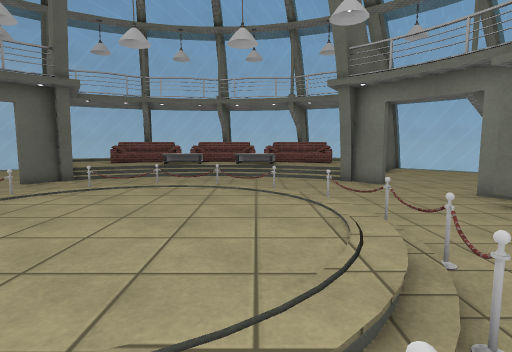
View 1 (above)

15 first-person views from a walk through a Unity game level. The camera is 1.5 m above the floor, tilts 6° down and sees 80° across. Doors are open. The floor is counted in squares, 1 m on a side. Each view is taken from the middle of a square. On the plan, view 1 faces up. The plan holds only what a view shows up to about 15 squares ahead; the rest is blank. Some surface patterns are stand-ins.

View 2
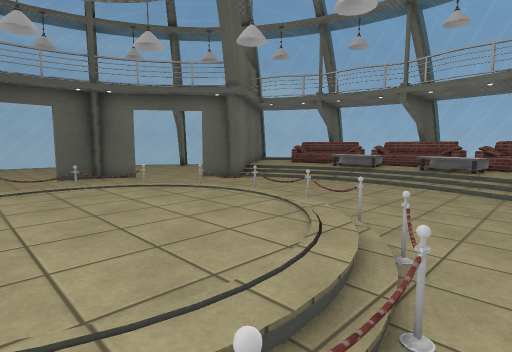

View 3
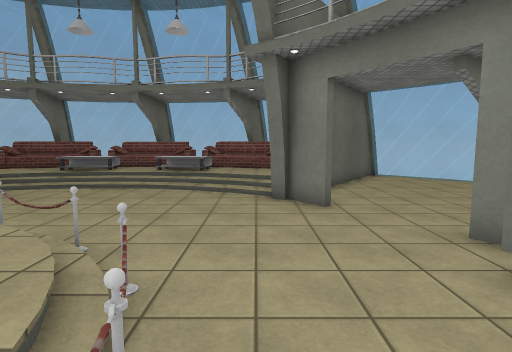

View 4
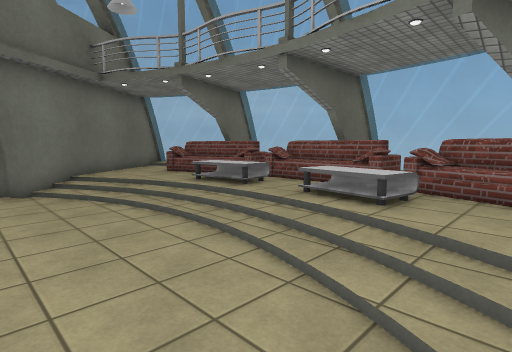

View 5
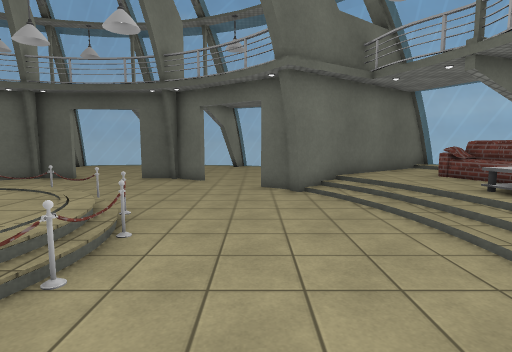

View 6
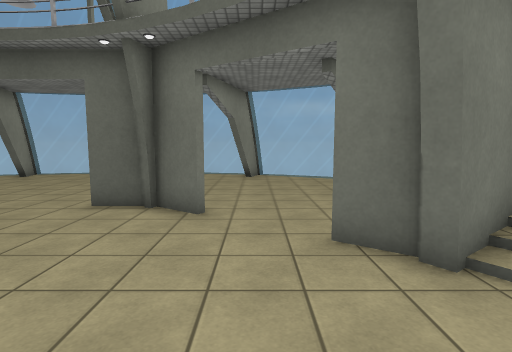

View 7
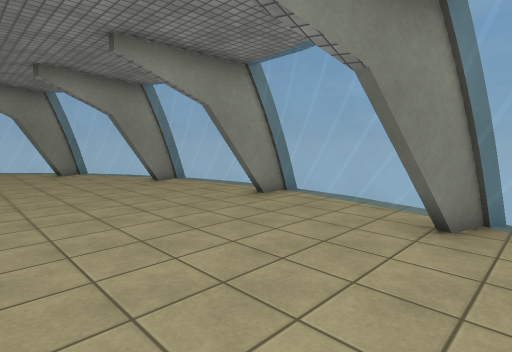

View 8
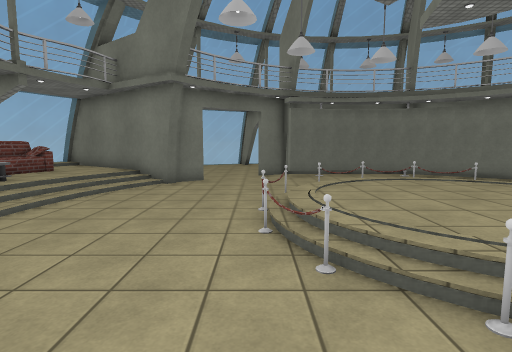

View 9
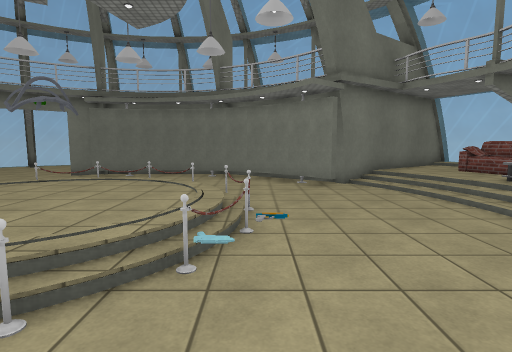

View 10
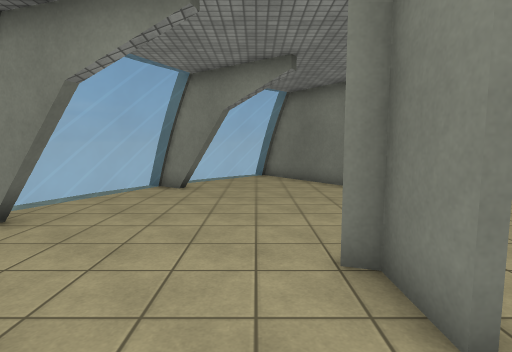

View 11
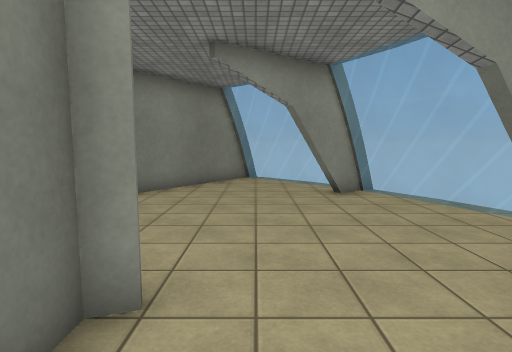

View 12
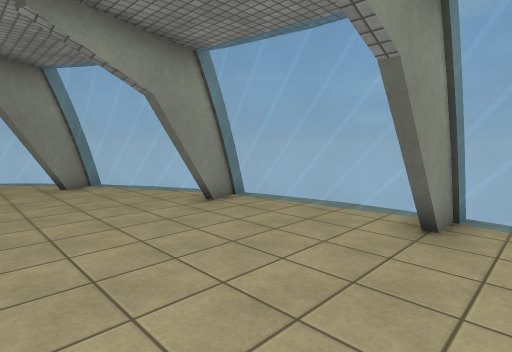

View 13
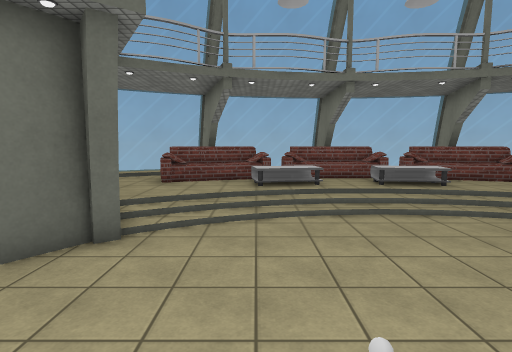

View 14
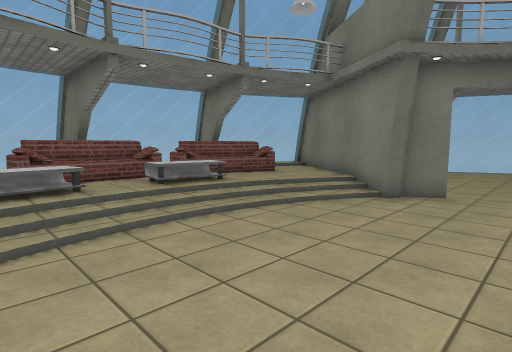

View 15
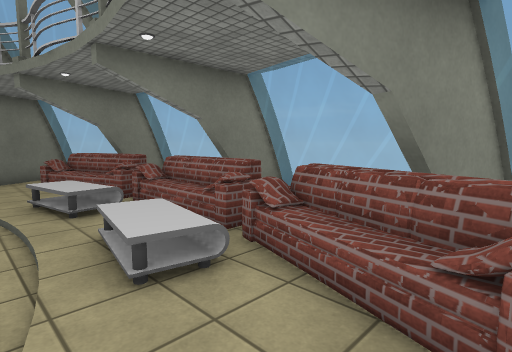

### Floor plan
Key: @ floor where view 1 was taken; # wall or solid block; . main floor; : floor 0.25 m higher than the main floor; + floor 0.5 m higher than the main floor; * floor 1 m higher than the main floor; / step, stairs or slope; D open door; = window, fence, low wall or low ledge; S sofa; G gun; O other object.
Columns run from 20 left of view 1 to 14 right of it. Each row starts with its distance up from view 1.
 22                #= #=
 21             == == # == =
 20           == #    # S  #
 19        ## =+ #SSSSSSSSS#   =##
 18       ==#+++SSSSS+++SSSSS+++#==
 17      ===##++S++/*/+/*/++S++##===
 16      ==..##++++///////++++##..==
 15    ##=....##++/////////++##....=
 14    ==#.....#//////.//////#.....
 13   #=.......##/........./##....
 12   ==........#...........#........=
 11   =.......DD#...........#DD.......=
 10  ##.......DD.............DD....
  9  ==#.....#D......OOO......D#
  8  =.......#......O+++O......#
  7  =.......#....O//+++//O...##
  6 #=......DD...../+++++/O...##
  5 #=#.....DD... O+++++++O....#
  4 #=#.....DD..  O+++++++O....#
  3  =......DD..   ## +++/....##
  2  =.......#..  =## ++//O...#
  1  =.......#.   ..:+++O.....#
  0  ==#.....#  . ..GOOO@....##
 -1  ##.......    ..........##
 -2   =.......    .........##
 -3   ==.......    ........##
 -4   #=.......     ......./#
 -5    ==#.....#     /./////##
 -6    ##=....##+ /////////++##
 -7      ==..##  ++///////++++##
 -8      ===.#  S++/*/+/* ++S++#
 -9       ==#   SSSSS   SSSSS++=#
-10        ##    #SSSSSSSSS#   =#
-11              #  S #    #
-12              =   =#    =
-13                   #

Where each view was taken, in squares from view 1:
view 1: 0 up, 0 right, facing up
view 2: 3 up, 3 right, facing up-left
view 3: 4 up, 3 right, facing up
view 4: 11 up, 3 right, facing up-left
view 5: 11 up, 2 right, facing left
view 6: 10 up, 4 left, facing left
view 7: 11 up, 12 left, facing down-left
view 8: 9 up, 8 left, facing right
view 9: 0 up, 8 left, facing right
view 10: 4 up, 13 left, facing up
view 11: 4 up, 13 left, facing down
view 12: 6 up, 13 left, facing down-left
view 13: 7 up, 5 left, facing up
view 14: 9 up, 5 left, facing up-right
view 15: 6 down, 8 left, facing down-right
